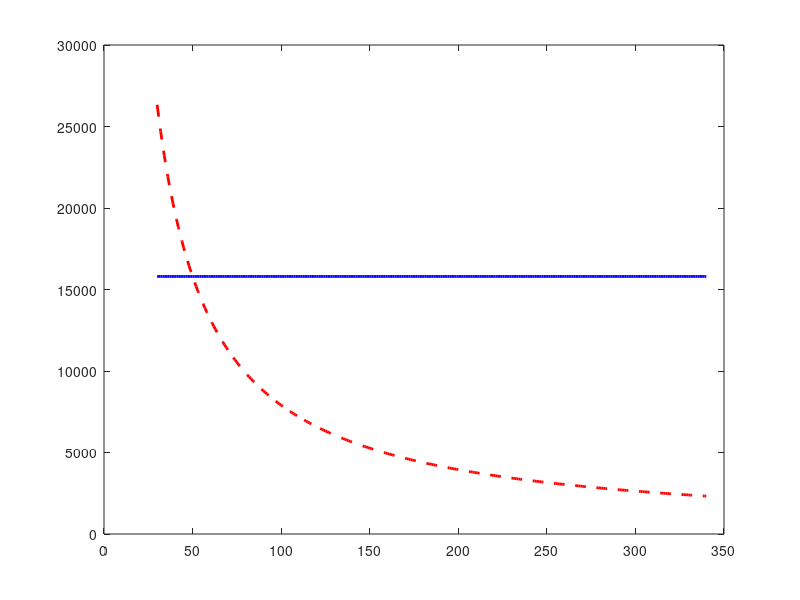

Source code (MATLAB): (Note: this script raises an error after producing the figure.)
% DEMOSTRACIÓN: VARIACIÓN DEL EMPUJE CON LA VELOCIDAD (Para el Loop)

% Definimos un rango de velocidades
V = 30:1:340; 

% En un turborreactor nos da igual la velocidad, el C-101EB siempre da unos 15800 N
T_reactor = 15800 * ones(size(V)); 

% En un motor alternativo + hélice usamos una velocidad inventada (sabemos
% que a bajas velocidades da mas empuje). Vamos a suponer que a 50 m/s dan
% el mismo empuje. Así podemos calcular qué potencia constante tendría la hélice.
V_ref = 50; % Suponemos que igualan empuje a 50 m/s
P_constante = 15800 * V_ref; 

% Calculamos la fuerza de la hélice 
T_helice = P_constante ./ V; 

% Dibujamos las graficas
figure('Name', 'Comparativa Propulsiva (Loop)', 'Color', 'w');
plot(V, T_reactor, 'b-', 'LineWidth', 2); hold on;
plot(V, T_helice, 'r--', 'LineWidth', 2);

% Marcamos la nueva velocidad del ensayo del Loop (120 m/s)
xline(120, 'k:', 'LineWidth', 1.5);
plot(120, 15800, 'bo', 'MarkerSize', 8, 'MarkerFaceColor', 'b');
plot(120, P_constante/120, 'ro', 'MarkerSize', 8, 'MarkerFaceColor', 'r');

grid on;
title('Variación del Empuje Disponible (Maniobra Loop)');
xlabel('Velocidad de vuelo, V (m/s)');
ylabel('Empuje Disponible, T (N)');
legend('Turborreactor (T \approx Constante)', 'Hélice (P = Constante)', 'Velocidad del Ensayo (120 m/s)');

% --- TEXTO POR CONSOLA ---
fprintf('\n--- RESULTADOS A LA VELOCIDAD DEL LOOP (120 m/s) ---\n');
fprintf('Empuje Turborreactor: %.0f N\n', 15800);
fprintf('Empuje Hélice:        %.0f N\n', P_constante / 120);
fprintf('----------------------------------------------------\n');
fprintf('CONCLUSIÓN: La hélice pierde %.0f N de fuerza respecto al reactor.\n\n', 15800 - (P_constante/120));
